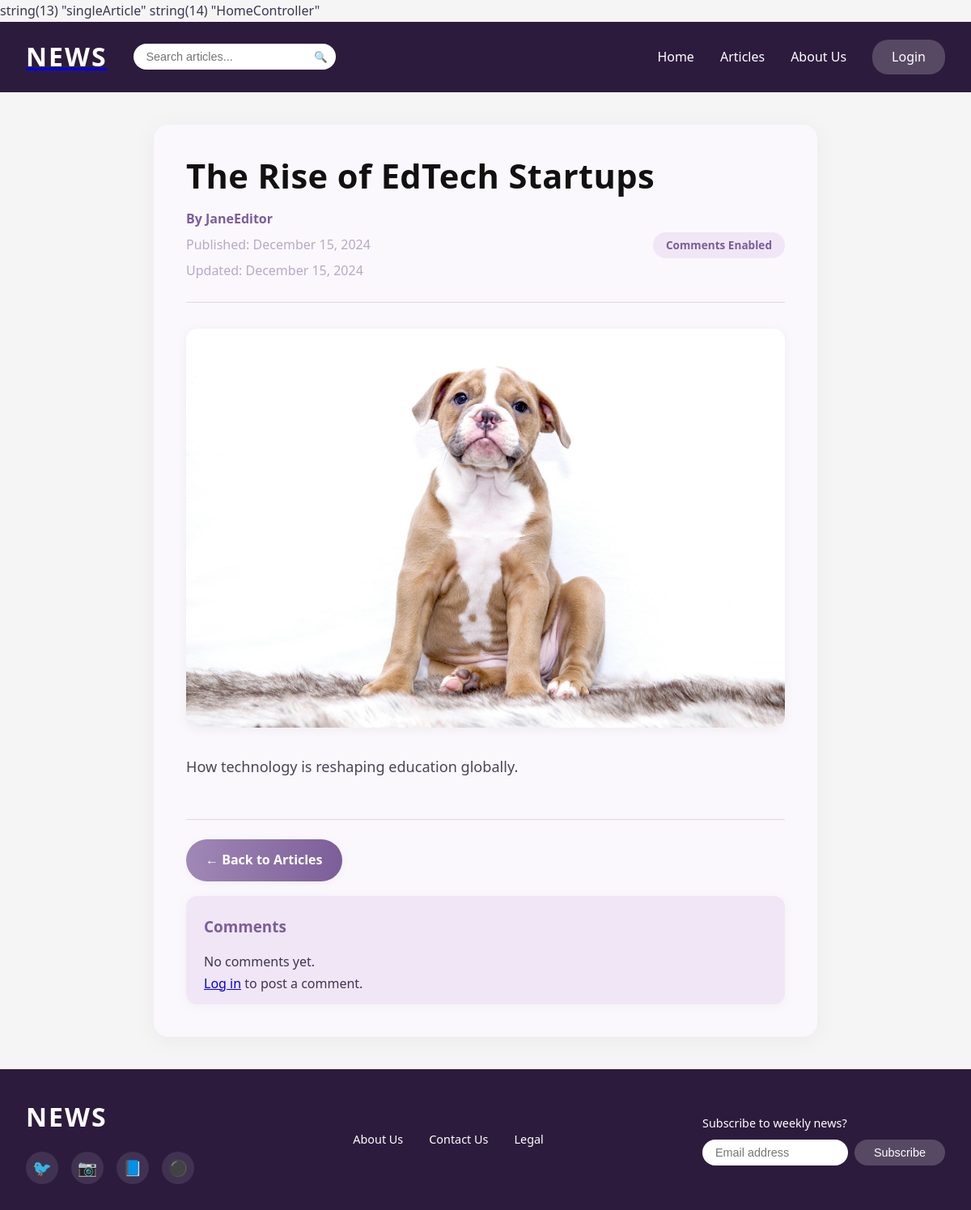
The app's page /public/article?id=15 with its own data.
### tables this page shows
CREATE TABLE `articles` (
  `id` int(11) NOT NULL,
  `title` varchar(255) NOT NULL,
  `content` text NOT NULL,
  `author_id` int(11) DEFAULT NULL,
  `is_published` tinyint(1) DEFAULT 0,
  `allow_comments` tinyint(1) DEFAULT 1,
  `created_at` timestamp NOT NULL DEFAULT current_timestamp(),
  `updated_at` timestamp NOT NULL DEFAULT current_timestamp() ON UPDATE current_timestamp(),
  `image_data` longblob DEFAULT NULL,
  `status` enum('draft','pending','published') NOT NULL DEFAULT 'pending'
);

CREATE TABLE `users` (
  `id` int(11) NOT NULL,
  `username` varchar(50) NOT NULL,
  `email` varchar(100) NOT NULL,
  `password` varchar(255) NOT NULL,
  `role_id` int(11) DEFAULT NULL,
  `created_at` timestamp NOT NULL DEFAULT current_timestamp()
);

### app/helpers.php (called while the page is built, shortened)
<?php
function render($view, $data = [], $layout = 'layout') {
    extract($data);
    require views_path($view . '.php');
}
function base_url($path = '') {
    if(defined('BASE_URL')) {
        return BASE_URL . ltrim($path, '/');
    }
    $protocol =
    (!empty($_SERVER['HTTPS']) && $_SERVER['HTTPS'] !== 'off') ||
    $_SERVER['SERVER_PORT'] === 443 ? "https://" : "http://";
    $host = $_SERVER['HTTP_HOST'];
    $base = rtrim(dirname($_SERVER['SCRIPT_NAME']), '/');
    return $protocol . $host . $base . '/' . ltrim($path, '/');
}
function base_path($path = '') {
    return realpath(__DIR__ . '/../' . '/' . ltrim($path, '/'));
}
function views_path($path = '') {
    return base_path('app/views/' . ltrim($path, '/'));
}

### app/controllers/HomeController.php (called while the page is built, shortened)
<?php
class HomeController {
    public function singleArticle() {
        $id = (int)$_GET['id'];
        $db = new Database();
        $pdo = $db->connect();
        $sql = "SELECT a.*, u.username as author_name
                FROM articles a
                LEFT JOIN users u ON a.author_id = u.id
                WHERE a.id = ? AND a.is_published = 1";
        $stmt = $pdo->prepare($sql);
        $stmt->execute([$id]);
        $article = $stmt->fetch(PDO::FETCH_ASSOC);
        $commentModel = new Comment();
        $comments = $commentModel->getByArticle($id);
        $data = [
            'article' => $article,
            'comments' => $comments,
        ];
        render('home/articleSingle', $data);
    }
}

### app/views/home/articleSingle.php (the view, shortened to what this page needs)
<head>
    <link rel="stylesheet" href="<?php echo base_url('css/homeArticleSingle.css')?>">
</head>
<div class="single-article-container">
    <div class="article-header">
        <h1 class="article-title"><?= htmlspecialchars($article['title']) ?></h1>
        <div class="article-meta">
            <div class="meta-left">
                <span class="article-author">By <?= htmlspecialchars($article['author_name'] ?? 'Unknown Author') ?></span>
                <span class="article-date">Published: <?= date('F j, Y', strtotime($article['created_at'])) ?></span>
                <?php if ($article['updated_at'] && $article['updated_at'] !== $article['created_at']): ?>
                    <span class="article-updated">Updated: <?= date('F j, Y', strtotime($article['updated_at'])) ?></span>
                <?php endif; ?>
            </div>
            <?php if ($article['allow_comments']): ?>
                <div class="comments-badge">Comments Enabled</div>
            <?php endif; ?>
        </div>
    </div>
    <div class="article-image">
        <?php if (!empty($article['image_data']) && $article['image_data'] !== 'NULL' && $article['image_data'] !== null): ?>
            <img alt="<?= htmlspecialchars($article['title']) ?>" />
        <?php else: ?>
            <img src="<?= base_url('images/default-article.jpg') ?>" alt="Default article image" />
        <?php endif; ?>
    </div>
    <div class="article-content">
        <?= nl2br(htmlspecialchars($article['content'])) ?>
    </div>
    <div class="article-actions">
        <a href="/PHP_MVC/public/articles" class="back-btn">← Back to Articles</a>
        <?php if ($article['allow_comments']): ?>
            <div class="comments-section">
                <h3>Comments</h3>
                <?php if (!empty($comments)): ?>
                    <ul class="comments-list">
                        <?php foreach ($comments as $comment): ?>
                            <li>
                                <strong><?= htmlspecialchars($comment['username']) ?>:</strong>
                                <?php
                                    $isEditing = isset($_GET['edit_comment']) && $_GET['edit_comment'] == $comment['id'];
                                ?>
                                <?php if ($isEditing && isset($_SESSION['user']) && $_SESSION['user']['id'] == $comment['user_id']): ?>
                                    <form action="<?= base_url('edit-comment') ?>" method="POST" style="display:inline;">
                                        <input type="hidden" name="comment_id" value="<?= $comment['id'] ?>">
                                        <input type="hidden" name="article_id" value="<?= $article['id'] ?>">
                                        <textarea name="content" rows="2" required><?= htmlspecialchars($comment['content']) ?></textarea>
                                        <button type="submit">Save</button>
                                        <a href="<?= base_url('article?id=' . $article['id']) ?>">Cancel</a>
                                    </form>
                                <?php else: ?>
                                    <?= nl2br(htmlspecialchars($comment['content'])) ?>
                                    <div class="comment-date"><?= date('F j, Y H:i', strtotime($comment['created_at'])) ?></div>
                                    <?php if (
                                        isset($_SESSION['user']) &&
                                        (
                                            $_SESSION['user']['id'] == $comment['user_id'] ||
                                            in_array($_SESSION['user']['role_id'] ?? 0, [2, 10])
                                        )
                                    ): ?>
                                        <form action="<?= base_url('delete-comment') ?>" method="POST" style="display:inline;">
                                            <input type="hidden" name="comment_id" value="<?= $comment['id'] ?>">
                                            <input type="hidden" name="article_id" value="<?= $article['id'] ?>">
                                            <button type="submit" onclick="return confirm('Delete this comment?')">Delete</button>
                                        </form>
                                    <?php endif; ?>
                                    <?php if (isset($_SESSION['user']) && $_SESSION['user']['id'] == $comment['user_id']): ?>
                                        <form action="<?= base_url('article') ?>" method="GET" style="display:inline;">
                                            <input type="hidden" name="id" value="<?= $article['id'] ?>">
                                            <input type="hidden" name="edit_comment" value="<?= $comment['id'] ?>">
                                            <button type="submit" style="margin-left:10px;">Edit</button>
                                        </form>
                                    <?php endif; ?>
                                <?php endif; ?>
                            </li>
                        <?php endforeach; ?>
                    </ul>
                <?php else: ?>
                    <p>No comments yet.</p>
                <?php endif; ?>
                <?php if (isset($_SESSION['user'])): ?>
                    <form action="<?= base_url('post-comment') ?>" method="POST" class="comment-form">
                        <input type="hidden" name="article_id" value="<?= $article['id'] ?>">
                        <textarea name="content" rows="3" required placeholder="Write your comment..."></textarea>
                        <button type="submit">Post Comment</button>
                    </form>
                <?php else: ?>
                    <p><a href="<?= base_url('user/login') ?>">Log in</a> to post a comment.</p>
                <?php endif; ?>
            </div>
        <?php endif; ?>
    </div>
</div>

### public/css/layout.css (style rules this page uses)
* { margin: 0; padding: 0; box-sizing: border-box; }
body { font-family: -apple-system, BlinkMacSystemFont, 'Segoe UI', Roboto, Oxygen, Ubuntu, Cantarell, sans-serif; background-color: #f5f5f5; }

### public/css/homeArticleSingle.css (style rules this page uses)
body { font-family: 'Segoe UI', Arial, sans-serif; line-height: 1.7; color: #3d3552; background-color: #f5f5f5; margin: 0; padding: 0; }
.single-article-container { max-width: 820px; margin: 2.5rem auto; padding: 2.5rem; background: #faf8fc; box-shadow: 0 4px 24px rgba(158, 130, 156, 0.09); border-radius: 18px; }
.article-header { margin-bottom: 2rem; border-bottom: 1.5px solid #e0d6e6; padding-bottom: 1.5rem; }
.article-title { font-size: 2.6rem; margin: 0 0 1rem 0; color: #111; line-height: 1.15; font-weight: 700; letter-spacing: 0.01em; }
.article-meta { display: flex; justify-content: space-between; align-items: center; color: #a088b6; font-size: 1rem; gap: 1.5rem; }
.meta-left { display: flex; flex-direction: column; gap: 0.3rem; }
.article-author { font-weight: 600; color: #7c5e99; }
.article-date, .article-updated { color: #b8a9c9; }
.comments-badge { display: inline-block; padding: 0.3rem 1rem; background: #f0e6f6; color: #7c5e99; border-radius: 9999px; font-size: 0.85rem; font-weight: 600; margin-left: 0.5rem; }
.article-image { margin-bottom: 2rem; border-radius: 14px; overflow: hidden; box-shadow: 0 2px 12px rgba(158, 130, 156, 0.10); }
.article-image img { width: 100%; height: auto; display: block; border-radius: 14px; }
.article-content { font-size: 1.13rem; line-height: 1.85; color: #4a4458; margin-bottom: 3rem; }
.article-actions { margin-top: 3rem; border-top: 1.5px solid #e0d6e6; padding-top: 1.5rem; }
.back-btn { display: inline-flex; align-items: center; padding: 0.75rem 1.5rem; background: linear-gradient(90deg, #a088b6 0%, #7c5e99 100%); color: #fff; text-decoration: none; border-radius: 30px; font-weight: 600; font-size: 1rem; border: none; transition: background 0.2s, transform 0.15s; box-shadow: 0 2px 8px 0 rgba(158, 130, 156, 0.08); cursor: pointer; }
.comments-section { background: #f0e6f6; border-radius: 14px; padding: 22px 22px 12px 22px; margin-top: 18px; box-shadow: 0 2px 12px rgba(158, 130, 156, 0.07); }
.comments-section h3 { margin-top: 0; font-size: 1.18rem; color: #7c5e99; margin-bottom: 14px; font-weight: 700; }

### records on screen
articles: title "The Rise of EdTech Startups", author.username "JaneEditor", created_at "December 15, 2024", updated_at "December 15, 2024", content "How technology is reshaping education globally."
